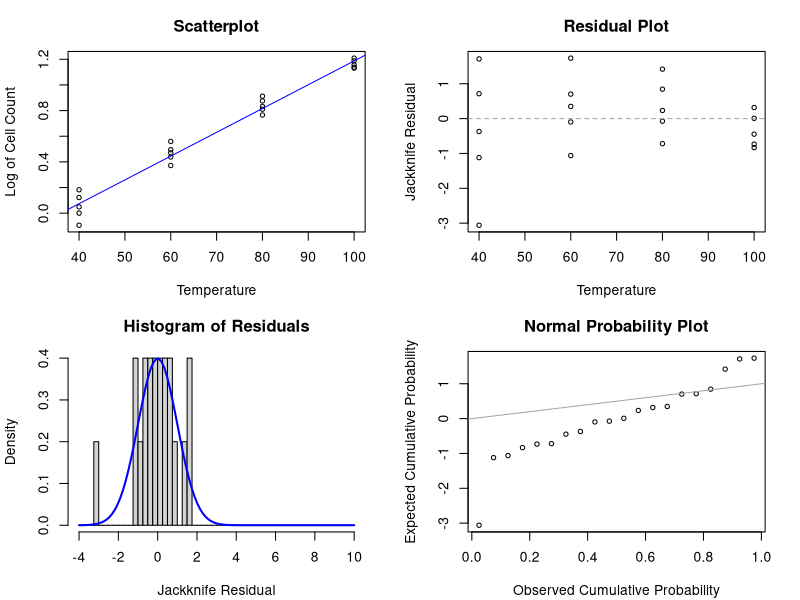

Source code (R):
amniotic <- data.frame(
  cells = c(1.13,1.20,1.00,0.91,1.05,1.75,1.45,1.55,1.64,1.60,
            2.30,2.15,2.25,2.40,2.49,3.18,3.10,3.28,3.35,3.12),
  temp = c(rep(40,5), rep(60,5), rep(80,5), rep(100,5)))
amniotic$ln_cells <- log(amniotic$cells) # calculate log(cells)


#2a
# Perform the linear regression
model <- glm(ln_cells ~ temp, data = amniotic)

# Summary of the model to obtain coefficients
model_summary <- summary(model)
print(model_summary)

# Predicted regression equation for the outcome on the log scale
intercept <- coef(model)["(Intercept)"]
slope <- coef(model)["temp"]
#cat("Predicted regression equation (log scale): ln(cells) =", intercept, "+", slope, "* temp\n")

# Interpretation of the coefficients
#cat("Intercept interpretation: At 0 degrees temperature, the natural log of the cell count is", intercept, "\n")
#cat("Slope interpretation: For each additional degree of temperature, the natural log of the cell count increases by", slope, "\n")

# Transform the estimate of the slope and its 95% confidence interval to the original (not logged) scale
conf_int <- confint(model, level = 0.95)
slope_antilog <- exp(slope)
lower <- exp(conf_int[2,1])
upper <- exp(conf_int[2,2])

# Print
cat("Original scale slope:",slope_antilog, "\n")
cat("Original scale 95% CI:",lower, "to", upper, "\n")

# Interpretation of the transformed coefficients
cat("Transformed slope estimate: For each additional degree of temperature, the cell count is multiplied by", slope_antilog, "\n")
cat("95% confidence interval of the transformed slope:", lower, "to", upper, "\n")





#2b
# Set the graphics layout to a 2x2 grid
par(mfrow=c(2,2), mar=c(4.1, 4.1, 3.1, 2.1))

# Scatterplot of the observed data
plot(amniotic$temp, amniotic$ln_cells, xlab='Temperature', ylab='Log of Cell Count', main='Scatterplot', cex=0.7)
abline(model, col='blue')

# Residual plot
plot(amniotic$temp, rstudent(model), xlab='Temperature', ylab='Jackknife Residual', main='Residual Plot', cex=0.7)
abline(h=0, lty=2, col='gray65')

# Histogram of the residuals
hist(rstudent(model), xlab='Jackknife Residual', main='Histogram of Residuals', freq=F, breaks=seq(-4,10,0.25))
curve(dnorm(x, mean=0, sd=1), lwd=2, col='blue', add=T)

# Normal Probability Plot
plot(ppoints(length(rstudent(model))), sort(rstudent(model)),
     xlab='Observed Cumulative Probability',
     ylab='Expected Cumulative Probability',
     main='Normal Probability Plot', cex=0.7)
abline(a=0, b=1, col='gray65', lwd=1)

# Reset graphics layout
par(mfrow=c(1,1))



getwd()
setwd("/Users/kaiyangqian/Rcode")

# Exercise 3
# Load the data
fram_dat <- read.csv('frmgham2_baseline_subset.csv')

# Store the initial number of cases
initial_cases <- nrow(fram_dat)

# Define the columns to check for NA values
columns_to_check <- c("TOTCHOL", "CURSMOKE", "BMI", "PREVCHD", "PREVMI", "PREVSTRK", "PREVHYP")

# Remove cases with missing values only in the specified columns
fram_dat_clean <- fram_dat[complete.cases(fram_dat[,columns_to_check]),]

# Store the final number of cases after removing NA values
final_cases <- nrow(fram_dat_clean)

# Calculate and print the number of cases removed
cases_removed <- initial_cases - final_cases

# Print
print(cases_removed)


#3c
# Fit the full model
full_model <- lm(TOTCHOL ~ CURSMOKE + BMI + PREVCHD + PREVMI + PREVSTRK + PREVHYP, data=fram_dat_clean)

# Fit the null model (model with only the intercept)
null_model <- lm(TOTCHOL ~ 1, data=fram_dat_clean)

# Perform an F-test to compare the two models
f_test_result <- anova(null_model, full_model)
f_test_result


#3d
# Fit the reduced model with BMI and smoking status
reduced_model <- glm(TOTCHOL ~ CURSMOKE + BMI, data=fram_dat_clean, family=gaussian())

# Fit the full model with BMI, smoking status, and the cardiovascular conditions
full_model <- glm(TOTCHOL ~ CURSMOKE + BMI + PREVCHD + PREVMI + PREVSTRK + PREVHYP, data=fram_dat_clean, family=gaussian())

# Perform an ANOVA to compare the reduced model with the full model
anova_result <- anova(reduced_model, full_model, test="F")

# Output the results
anova_result



#3e
# Fit the model without the smoking status variable
model_without_smoke <- glm(TOTCHOL ~ BMI + PREVCHD + PREVMI + PREVSTRK + PREVHYP, 
                           data=fram_dat_clean, family=gaussian())

# Fit the full model, including smoking status
model_with_smoke <- glm(TOTCHOL ~ CURSMOKE + BMI + PREVCHD + PREVMI + PREVSTRK + PREVHYP, 
                        data=fram_dat_clean, family=gaussian())

# Perform an ANOVA to compare the model without CURSMOKE against the full model
anova_result <- anova(model_without_smoke, model_with_smoke, test="F")

# Output the results
anova_result



#3f
install.packages("car")

# Load the required library
library(car)

# Fit the full model with all predictors
full_model <- lm(TOTCHOL ~ CURSMOKE + BMI + PREVCHD + PREVMI + PREVSTRK + PREVHYP, data=fram_dat_clean)

# Calculate the VIF for the model
vif_values <- vif(full_model)

# Output the VIF values
vif_values




#3g
# Fit the model without the BMI variable
model_without_BMI <- glm(TOTCHOL ~ CURSMOKE + PREVCHD + PREVMI + PREVSTRK + PREVHYP, 
                         data=fram_dat_clean)

# Fit the full model, including BMI
model_with_BMI <- glm(TOTCHOL ~ CURSMOKE + BMI + PREVCHD + PREVMI + PREVSTRK + PREVHYP, 
                      data=fram_dat_clean)

# Perform an ANOVA to compare the model without BMI against the full model
anova_result <- anova(model_without_BMI, model_with_BMI, test="F")

# Output the results
anova_result




#3g
# Summary of the regression model
model_summary <- summary(full_model)

# Print the summary to the console
print(model_summary)

# To get the 95% confidence intervals for the coefficients
conf_intervals <- confint(full_model)

# Print the confidence intervals
print(conf_intervals)


